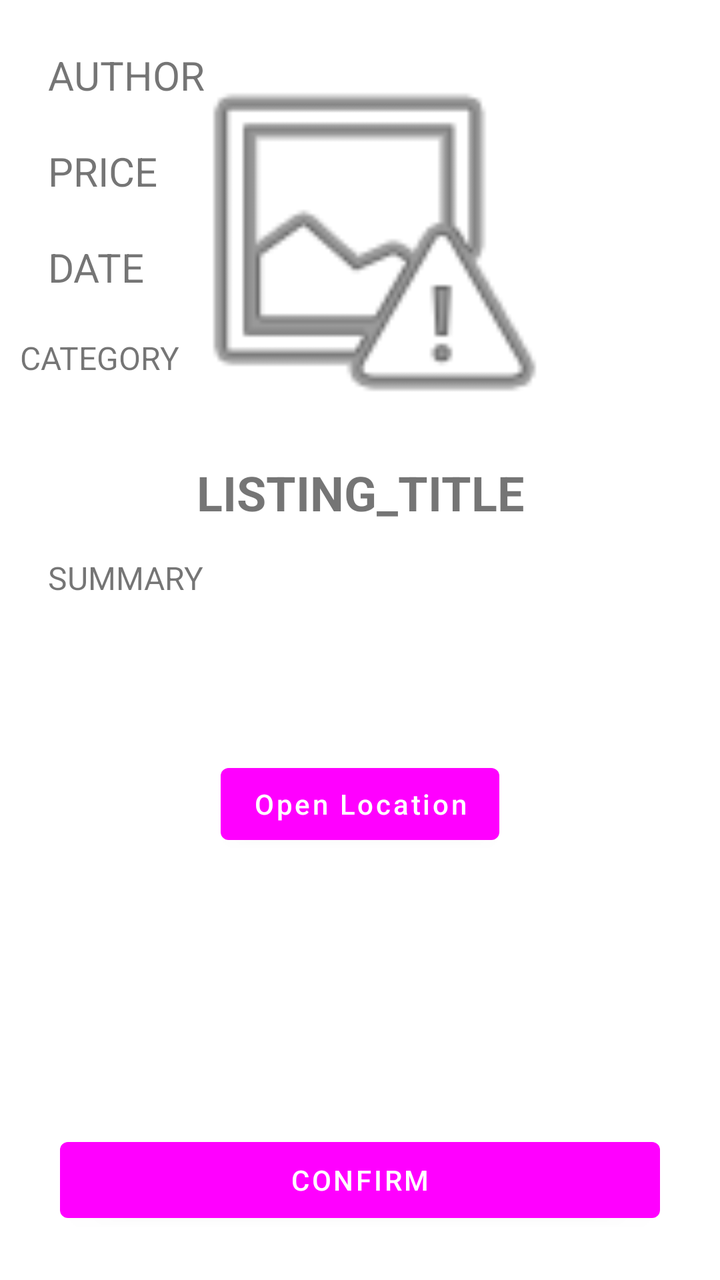
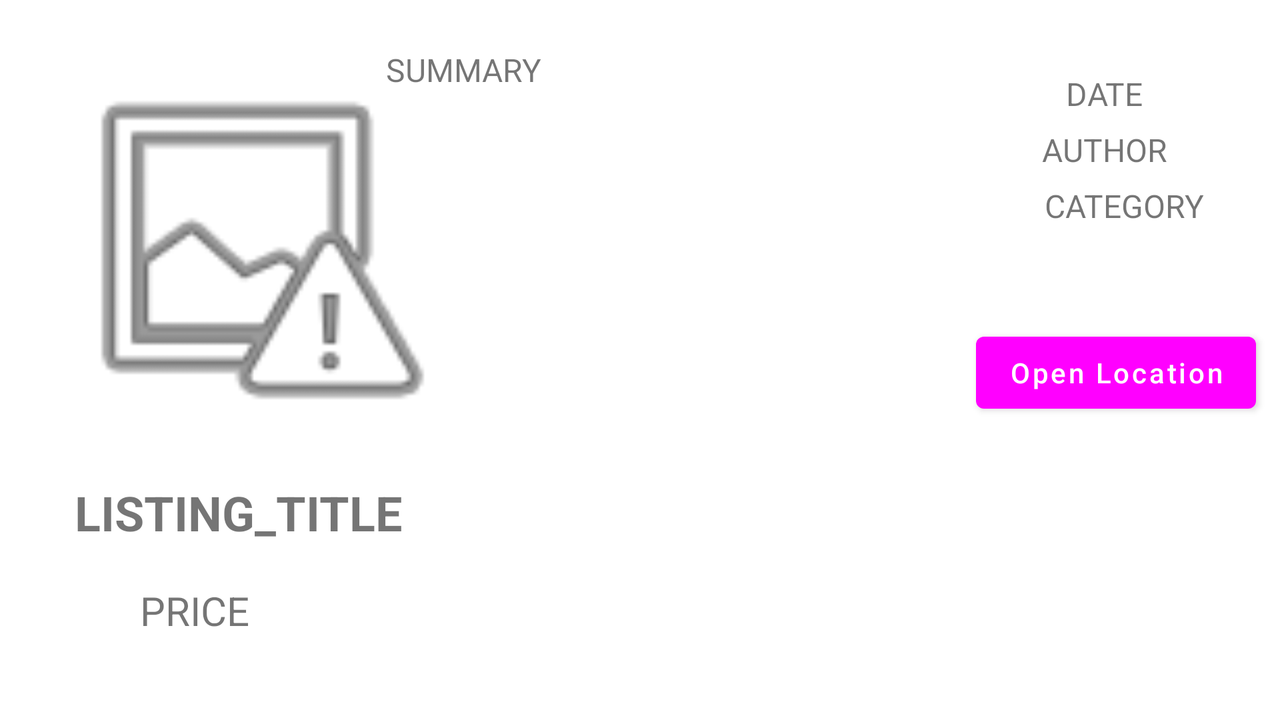

An Android layout and its configuration variant, each rendered on a device that would load it. The default file and the variant file are quoted in full after the pictures.
<!-- AndroidManifest.xml: application theme Theme.GearTrader -->
<!-- res/layout/activity_single_listing.xml -->
<?xml version="1.0" encoding="utf-8"?>
<RelativeLayout xmlns:android="http://schemas.android.com/apk/res/android"
    xmlns:app="http://schemas.android.com/apk/res-auto"
    xmlns:tools="http://schemas.android.com/tools"
    android:layout_width="match_parent"
    android:layout_height="match_parent"
    tools:context="com.example.geartrader.SingleListingActivity">



    <ImageView
        android:id="@+id/listingImageView"
        android:layout_width="200dp"
        android:layout_height="200dp"
        android:layout_centerHorizontal="true"
        android:layout_marginTop="20dp"
        app:srcCompat="@android:drawable/ic_menu_report_image"
        android:contentDescription="Image for the listing" />

    <TextView
        android:id="@+id/titleTextView"
        android:layout_width="wrap_content"
        android:layout_height="wrap_content"
        android:layout_centerHorizontal="true"
        android:layout_marginTop="10dp"
        android:layout_below="@id/listingImageView"
        android:gravity="center"
        android:text="LISTING_TITLE"
        android:textSize="24sp"
        android:textAllCaps="false"
        android:textStyle="bold" />

    <TextView
        android:id="@+id/authorTextView"
        android:layout_width="wrap_content"
        android:layout_height="wrap_content"
        android:layout_centerInParent="@id/listingImageView"
        android:gravity="center"
        android:layout_marginStart="24dp"
        android:layout_marginLeft="24dp"
        android:layout_marginTop="24dp"
        android:text="AUTHOR"
        android:textAllCaps="false"
        android:textSize="20sp" />

    <TextView
        android:id="@+id/priceTextView"
        android:layout_width="wrap_content"
        android:layout_height="wrap_content"
        android:layout_alignTop="@+id/authorTextView"
        android:layout_marginStart="24dp"
        android:layout_marginLeft="24dp"
        android:layout_marginTop="48dp"
        android:gravity="left"
        android:text="PRICE"
        android:textAllCaps="false"
        android:textSize="20sp" />

    <TextView
        android:id="@+id/dateTextView"
        android:layout_width="wrap_content"
        android:layout_height="wrap_content"
        android:layout_alignTop="@+id/priceTextView"
        android:layout_marginStart="24dp"
        android:layout_marginLeft="24dp"
        android:layout_marginTop="48dp"
        android:gravity="left"
        android:text="DATE"
        android:textAllCaps="false"
        android:textSize="20sp" />

    <TextView
        android:id="@+id/categoryTextView"
        android:layout_width="wrap_content"
        android:layout_height="wrap_content"
        android:layout_alignTop="@+id/dateTextView"
        android:layout_marginStart="10dp"
        android:layout_marginLeft="24dp"
        android:layout_marginTop="48dp"
        android:gravity="left"
        android:text="CATEGORY"
        android:textAllCaps="false"
        android:textSize="16sp" />

    <TextView
        android:id="@+id/summaryTextView"
        android:layout_width="362dp"
        android:layout_height="100dp"
        android:layout_alignTop="@+id/titleTextView"
        android:layout_alignParentStart="true"
        android:layout_alignParentLeft="true"
        android:layout_marginStart="24dp"
        android:layout_marginLeft="24dp"
        android:layout_marginTop="48dp"
        android:gravity="left"
        android:text="SUMMARY"
        android:scrollHorizontally="false"
        android:textAllCaps="false"
        android:textSize="16sp" />

    <Button
        android:id="@+id/openMapButton"
        android:layout_width="wrap_content"
        android:layout_height="wrap_content"
        android:layout_below="@id/summaryTextView"
        android:layout_centerHorizontal="true"
        android:textAllCaps="false"
        android:text="@string/open_location" />

    <Button
        android:id="@+id/createListing"
        android:layout_width="300dp"
        android:layout_height="50dp"
        android:layout_alignParentBottom="true"
        android:layout_centerHorizontal="true"
        android:layout_marginBottom="25dp"
        android:text="@string/confirm" />

</RelativeLayout>
<!-- resources referenced by this layout -->
<resources>
  <string name="confirm">CONFIRM</string>
  <string name="open_location">Open Location</string>
  <style name="Theme.GearTrader" parent="Theme.MaterialComponents.DayNight.DarkActionBar">
          
          <item name="colorPrimary">@color/quantum_vanillablue800</item>
          <item name="colorPrimaryVariant">@color/quantum_vanillagreen300</item>
          <item name="colorOnPrimary">@color/white</item>
          
          <item name="colorSecondary">@color/teal_200</item>
          <item name="colorSecondaryVariant">@color/teal_700</item>
          <item name="colorOnSecondary">@color/black</item>
          
          <item name="android:statusBarColor" tools:targetApi="l">?attr/colorPrimary</item>
          <item name="android:navigationBarColor" tools:targetApi="l">?attr/colorPrimary</item>
          
      </style>
</resources>
<!-- res/layout-land/activity_single_listing.xml (the repository's variant of the layout above) -->
<!-- drawn on the phone turned sideways -->
<?xml version="1.0" encoding="utf-8"?>
<androidx.constraintlayout.widget.ConstraintLayout xmlns:android="http://schemas.android.com/apk/res/android"
    xmlns:app="http://schemas.android.com/apk/res-auto"
    xmlns:tools="http://schemas.android.com/tools"
    android:id="@+id/relativeLayout"
    android:layout_width="match_parent"
    android:layout_height="match_parent"
    android:background="@color/quantum_grey200"
    tools:context="com.example.geartrader.SingleListingActivity">


    <ImageView
        android:id="@+id/listingImageView"
        android:layout_width="200dp"
        android:layout_height="200dp"
        android:layout_marginStart="24dp"
        android:layout_marginLeft="24dp"
        android:layout_marginTop="24dp"
        android:contentDescription="Image for the listing"
        app:layout_constraintLeft_toLeftOf="parent"
        app:layout_constraintRight_toRightOf="parent"
        app:layout_constraintStart_toStartOf="parent"
        app:layout_constraintTop_toTopOf="parent"
        app:srcCompat="@android:drawable/ic_menu_report_image" />

    <TextView
        android:id="@+id/titleTextView"
        android:layout_width="wrap_content"
        android:layout_height="wrap_content"
        android:layout_marginTop="16dp"
        android:gravity="center"
        android:text="LISTING_TITLE"
        android:textAllCaps="false"
        android:textSize="24sp"
        android:textStyle="bold"
        app:layout_constraintEnd_toEndOf="parent"
        app:layout_constraintHorizontal_bias="0.078"
        app:layout_constraintLeft_toLeftOf="parent"
        app:layout_constraintRight_toRightOf="parent"
        app:layout_constraintStart_toStartOf="parent"
        app:layout_constraintTop_toBottomOf="@+id/listingImageView" />

    <TextView
        android:id="@+id/categoryTextView"
        android:layout_width="80dp"
        android:layout_height="20dp"
        android:layout_marginTop="8dp"
        android:gravity="center"
        android:text="CATEGORY"
        android:textAllCaps="false"
        android:textSize="16sp"
        app:layout_constraintEnd_toEndOf="parent"
        app:layout_constraintHorizontal_bias="0.887"
        app:layout_constraintStart_toEndOf="@+id/listingImageView"
        app:layout_constraintTop_toBottomOf="@+id/authorTextView" />

    <TextView
        android:id="@+id/dateTextView"
        android:layout_width="80dp"
        android:layout_height="20dp"
        android:layout_marginTop="36dp"
        android:layout_marginEnd="48dp"
        android:layout_marginRight="48dp"
        android:gravity="center"
        android:text="DATE"
        android:textAllCaps="false"
        android:textSize="16sp"
        app:layout_constraintEnd_toEndOf="parent"
        app:layout_constraintHorizontal_bias="1.0"
        app:layout_constraintStart_toEndOf="@+id/listingImageView"
        app:layout_constraintTop_toTopOf="parent" />

    <TextView
        android:id="@+id/authorTextView"
        android:layout_width="80dp"
        android:layout_height="20dp"
        android:layout_marginTop="8dp"
        android:layout_marginEnd="48dp"
        android:layout_marginRight="48dp"
        android:gravity="center"
        android:text="AUTHOR"
        android:textAllCaps="false"
        android:textSize="16sp"
        app:layout_constraintEnd_toEndOf="parent"
        app:layout_constraintHorizontal_bias="1.0"
        app:layout_constraintLeft_toLeftOf="parent"
        app:layout_constraintRight_toRightOf="parent"
        app:layout_constraintStart_toEndOf="@+id/listingImageView"
        app:layout_constraintTop_toBottomOf="@+id/dateTextView" />

    <TextView
        android:id="@+id/priceTextView"
        android:layout_width="wrap_content"
        android:layout_height="wrap_content"
        android:gravity="left"
        android:text="PRICE"
        android:textAllCaps="false"
        android:textSize="20sp"
        app:layout_constraintBottom_toBottomOf="parent"
        app:layout_constraintEnd_toStartOf="@+id/summaryTextView"
        app:layout_constraintHorizontal_bias="0.505"
        app:layout_constraintStart_toStartOf="parent"
        app:layout_constraintTop_toBottomOf="@+id/titleTextView"
        app:layout_constraintVertical_bias="0.321" />

    <TextView
        android:id="@+id/summaryTextView"
        android:layout_width="314dp"
        android:layout_height="318dp"
        android:gravity="left"
        android:scrollHorizontally="false"
        android:text="SUMMARY"
        android:textAllCaps="false"
        android:textSize="16sp"
        app:layout_constraintEnd_toEndOf="parent"
        app:layout_constraintHorizontal_bias="0.592"
        app:layout_constraintLeft_toLeftOf="parent"
        app:layout_constraintStart_toStartOf="parent"
        app:layout_constraintTop_toTopOf="@+id/listingImageView" />

    <Button
        android:id="@+id/openMapButton"
        android:layout_width="140dp"
        android:layout_height="wrap_content"
        android:text="@string/open_location"
        android:textAllCaps="false"
        app:layout_constraintBottom_toBottomOf="parent"
        app:layout_constraintEnd_toEndOf="parent"
        app:layout_constraintHorizontal_bias="0.956"
        app:layout_constraintLeft_toLeftOf="parent"
        app:layout_constraintRight_toRightOf="parent"
        app:layout_constraintStart_toEndOf="@+id/listingImageView"
        app:layout_constraintTop_toBottomOf="@+id/categoryTextView"
        app:layout_constraintVertical_bias="0.252" />

</androidx.constraintlayout.widget.ConstraintLayout>
<!-- resources referenced by the variant -->
<!-- as the phone turned sideways resolves them -->
<resources>
  <string name="open_location">Open Location</string>
  <style name="Theme.GearTrader" parent="Theme.MaterialComponents.DayNight.DarkActionBar">
          
          <item name="colorPrimary">@color/quantum_vanillablue800</item>
          <item name="colorPrimaryVariant">@color/quantum_vanillagreen300</item>
          <item name="colorOnPrimary">@color/white</item>
          
          <item name="colorSecondary">@color/teal_200</item>
          <item name="colorSecondaryVariant">@color/teal_700</item>
          <item name="colorOnSecondary">@color/black</item>
          
          <item name="android:statusBarColor" tools:targetApi="l">?attr/colorPrimary</item>
          <item name="android:navigationBarColor" tools:targetApi="l">?attr/colorPrimary</item>
          
      </style>
</resources>
